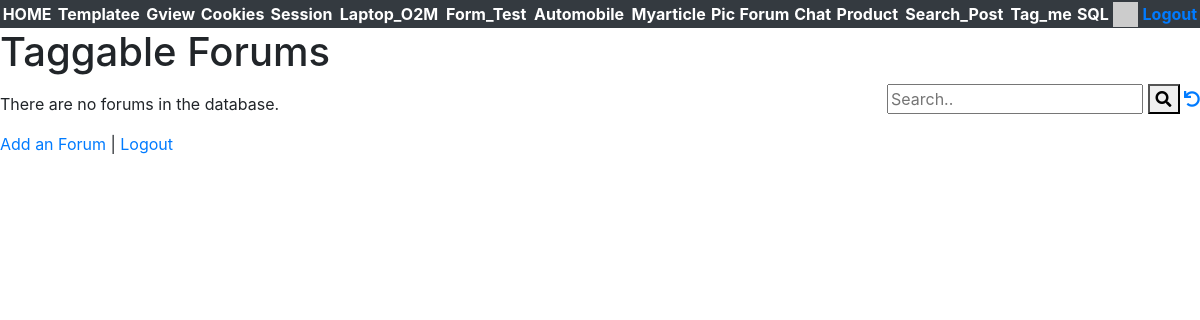
/tagme/ (signed in), run on an earlier commit of the app's database.
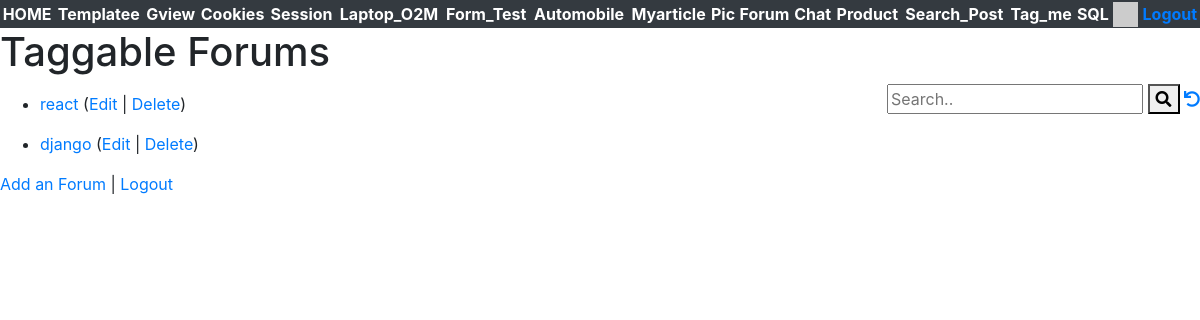
And on a later commit of the database.
### forum_tagme/models.py (models this page shows, shortened)
class Forum(models.Model) :
    title = models.CharField(
            max_length=200,
            validators=[MinLengthValidator(5, "Title must be greater than 5 characters")]
    )
    text = models.TextField()
    tags = TaggableManager(blank=True)
    owner = models.ForeignKey(settings.AUTH_USER_MODEL,
        on_delete=models.CASCADE, related_name='tagme_owner')
    comments = models.ManyToManyField(settings.AUTH_USER_MODEL,
        through='Comment', related_name='tagme_comments')
    created_at = models.DateTimeField(auto_now_add=True)
    updated_at = models.DateTimeField(auto_now=True)

### forum_tagme/views.py (the view)
# urls.py: path('', views.ForumListView.as_view(), name='all'),
class ForumListView(OwnerListView):
    template_name = "tagme/list.html"
    def get(self, request) :
        strval =  request.GET.get("search", False)
        if strval :
            query = Q(title__icontains=strval)
            query.add(Q(text__icontains=strval), Q.OR)
            query.add(Q(tags__name__in=[strval]), Q.OR)
            objects = Forum.objects.filter(query).select_related().distinct().order_by('-updated_at')[:10]
        else :
            objects = Forum.objects.all().order_by('-updated_at')[:10]
        for obj in objects:
            obj.natural_updated = naturaltime(obj.updated_at)
        ctx = {'forum_list' : objects, 'search': strval}
        retval = render(request, self.template_name, ctx)
        return retval

### home/context_processors.py (called while the page is built)
def settings(request):
    return {
        'settings': django_settings,
    }

### home/templatetags/app_tags.py (called while the page is built)
@register.filter(name='gravatar')
def gravatar(user, size=35):
    email = str(user.email.strip().lower()).encode('utf-8')
    email_hash = md5(email).hexdigest()
    url = "//www.gravatar.com/avatar/{0}?s={1}&d=identicon&r=PG"
    return url.format(email_hash, size)

### forum_tagme/templates/tagme/list.html (shortened to what this page needs)
{% extends "base_bootstrap.html" %}
{% block content %}
<h1>Taggable Forums</h1>
<div style="float:right">
<form>
  <input type="text" placeholder="Search.." name="search"
  >
  <button type="submit"><i class="fa fa-search"></i></button>
<a href="{% url 'tagme:all' %}"><i class="fa fa-undo"></i></a>
</form>
</div>
<p>
{% if forum_list %}
<ul>
  {% for forum in forum_list %}
    <li>
        <a href="{% url 'tagme:tagme_detail'  forum.id %}">{{ forum.title }}</a>
        {% if forum.owner == user %}
        (<a href="{% url 'tagme:tagme_update' forum.id %}">Edit</a> |
        <a href="{% url 'tagme:tagme_delete' forum.id %}">Delete</a>)
        </p>
        {% endif %}
    </li>
  {% endfor %}
{% else %}
  {% if search %}
  <p>There are no forums that match your search criteria.</p>
  {% else %}
  <p>There are no forums in the database.</p>
  {% endif %}
{% endif %}
</p>
<p>
<a href="{% url 'tagme:tagme_create' %}">Add an Forum</a> |
{% if user.is_authenticated %}
<a href="{% url 'logout' %}?next={% url 'tagme:all' %}">Logout</a>
{% else %}
<a href="{% url 'login' %}?next={% url 'tagme:all' %}">Login</a>
{% endif %}
</p>
{% endblock %}

### home/templates/base_bootstrap.html (shortened to what this page needs)
<!DOCTYPE html>
<html>
<head>
    <link rel="stylesheet" href="https://stackpath.bootstrapcdn.com/bootstrap/4.1.3/css/bootstrap.min.css"
>
    <link rel="stylesheet" href="https://code.jquery.com/ui/1.12.1/themes/ui-lightness/jquery-ui.css"
>
    <link rel="stylesheet" href="https://use.fontawesome.com/releases/v5.8.1/css/all.css">
    <link rel="stylesheet" href="https://use.fontawesome.com/releases/v5.8.1/css/v4-shims.css">
</head>
{% load app_tags %}
<body>
    <div>
        <div class="bg-dark text-white">
            <div class="row">
                <div class="col-12 text-center">
                    <table style="width:100%">
                        <tr>
                            <th><a href="/" style="color: white">HOME</a></th>
                            <th><a href="/templatee/game/200" style="color: white">Templatee</a></th>
                            <th><a href="/gview/gview" style="color: white">Gview</a></th>
                            <th><a href="/shorten/cookie" style="color: white">Cookies</a></th>
                            <th><a href="/shorten/session" style="color: white">Session</a></th>
                            <th><a href="/laptop/laptop" style="color: white">Laptop_O2M</a></th>
                            <th><a href="/test" style="color: white">Form_Test</a></th>
                            <th><a href="/automobile/main" style="color: white">Automobile</a></th>
                            <th><a href="/myarticles/myarticles" style="color: white">Myarticle</a></th>
                            <th><a href="/pics" style="color: white">Pic</a></th>
                            <th><a href="/forum" style="color: white">Forum</a></th>
                            <th><a href="/chat" style="color: white">Chat</a></th>
                            <th><a href="/fav_products" style="color: white">Product</a></th>
                            <th><a href="/well" style="color: white">Search_Post</a></th>
                            <th><a href="/tagme" style="color: white">Tag_me</a></th>
                            <th><a href="/favsql" style="color: white">SQL</a></th>
                            {% if user.is_authenticated %}
                            <th><img style="width: 25px;" src="{{ user|gravatar:60 }}" /></th>
                            <th> <a href="{% url 'logout' %}?next={% url 'shorten:home' %}">Logout</a>
                                {% else %}
                            <th><a href="{% url 'login' %}?next={% url 'shorten:home' %}">Login</a>
                                {% endif %}
                            </th>
                        </tr>
                    </table>
                </div>
            </div>
        </div>
        {% block content %}{% endblock %}
    </div>
</body>
</html>

What changed in the data, as far as the page shows it:
added Forum: title "react", shows "Edit"
added Forum: title "django", shows "Edit"
Also different on the page:
text no longer shown: "There are no forums in the database."
